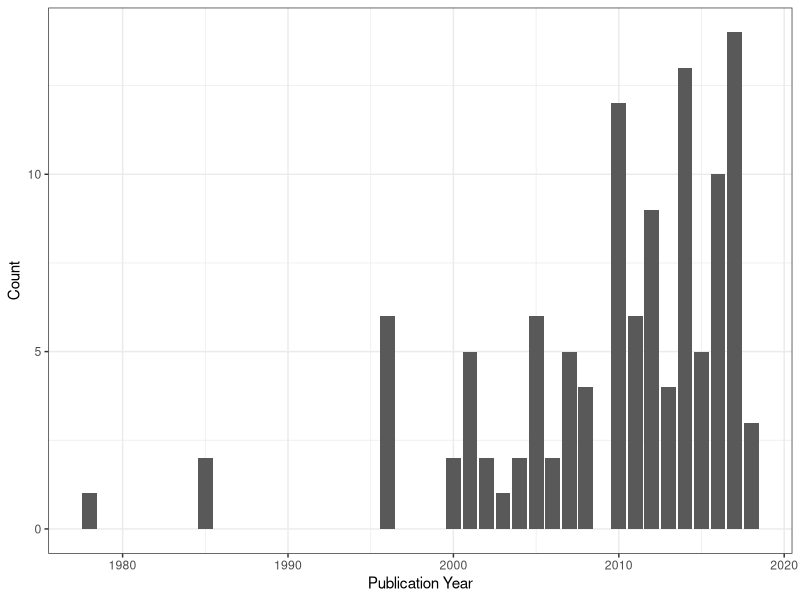

R code for this plot:
library(tidyverse)
library(ggplot2)
library(RColorBrewer)

dataset <- read_csv("datasets/irrt1vt2_estBD_apr20.csv")
as.factor(dataset$year)


tiff("study by year.tiff", width = 7.5, height = 4, units = 'in', res = 300)



ggplot(dataset, aes(year)) + geom_bar() + theme_bw() + xlab("Publication Year") + ylab("Count")
# Pie Chart from data frame with Appended Sample Sizes
#mytable <- table(dataset_geo$geo_area)
#lbls <- paste(names(mytable), "\n", mytable, sep="")
#pie(mytable, labels = lbls, col = brewer.pal(n = 7, name = "Pastel2"))

dev.off()
